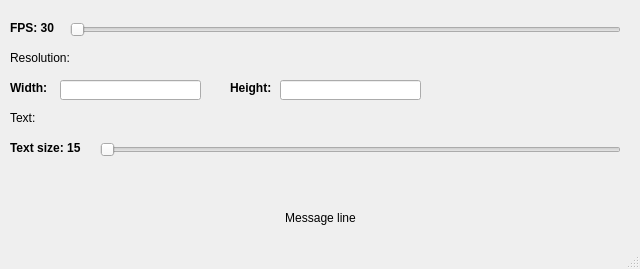
<?xml version="1.0" encoding="UTF-8"?>
<ui version="4.0">
 <class>MainWindow</class>
 <widget class="QMainWindow" name="MainWindow">
  <property name="geometry">
   <rect>
    <x>0</x>
    <y>0</y>
    <width>640</width>
    <height>269</height>
   </rect>
  </property>
  <property name="windowTitle">
   <string>MainWindow</string>
  </property>
  <widget class="QWidget" name="centralwidget">
   <widget class="QSlider" name="fps">
    <property name="geometry">
     <rect>
      <x>70</x>
      <y>20</y>
      <width>551</width>
      <height>20</height>
     </rect>
    </property>
    <property name="orientation">
     <enum>Qt::Horizontal</enum>
    </property>
   </widget>
   <widget class="QLabel" name="fps_label">
    <property name="geometry">
     <rect>
      <x>10</x>
      <y>20</y>
      <width>61</width>
      <height>16</height>
     </rect>
    </property>
    <property name="font">
     <font>
      <weight>75</weight>
      <bold>true</bold>
     </font>
    </property>
    <property name="text">
     <string>FPS: 30</string>
    </property>
   </widget>
   <widget class="QLabel" name="resolution_header">
    <property name="geometry">
     <rect>
      <x>10</x>
      <y>50</y>
      <width>61</width>
      <height>16</height>
     </rect>
    </property>
    <property name="font">
     <font>
      <italic>false</italic>
      <underline>false</underline>
     </font>
    </property>
    <property name="text">
     <string>Resolution:</string>
    </property>
   </widget>
   <widget class="QLabel" name="width_label">
    <property name="geometry">
     <rect>
      <x>10</x>
      <y>80</y>
      <width>41</width>
      <height>16</height>
     </rect>
    </property>
    <property name="font">
     <font>
      <weight>75</weight>
      <italic>false</italic>
      <bold>true</bold>
      <underline>false</underline>
     </font>
    </property>
    <property name="text">
     <string>Width:</string>
    </property>
   </widget>
   <widget class="QLineEdit" name="width">
    <property name="geometry">
     <rect>
      <x>60</x>
      <y>80</y>
      <width>141</width>
      <height>20</height>
     </rect>
    </property>
   </widget>
   <widget class="QLabel" name="height_label">
    <property name="geometry">
     <rect>
      <x>230</x>
      <y>80</y>
      <width>41</width>
      <height>16</height>
     </rect>
    </property>
    <property name="font">
     <font>
      <weight>75</weight>
      <italic>false</italic>
      <bold>true</bold>
      <underline>false</underline>
     </font>
    </property>
    <property name="text">
     <string>Height:</string>
    </property>
   </widget>
   <widget class="QLineEdit" name="height">
    <property name="geometry">
     <rect>
      <x>280</x>
      <y>80</y>
      <width>141</width>
      <height>20</height>
     </rect>
    </property>
   </widget>
   <widget class="QLabel" name="text_header">
    <property name="geometry">
     <rect>
      <x>10</x>
      <y>110</y>
      <width>61</width>
      <height>16</height>
     </rect>
    </property>
    <property name="font">
     <font>
      <italic>false</italic>
      <underline>false</underline>
     </font>
    </property>
    <property name="text">
     <string>Text:</string>
    </property>
   </widget>
   <widget class="QLabel" name="text_label">
    <property name="geometry">
     <rect>
      <x>10</x>
      <y>140</y>
      <width>81</width>
      <height>16</height>
     </rect>
    </property>
    <property name="font">
     <font>
      <weight>75</weight>
      <bold>true</bold>
     </font>
    </property>
    <property name="text">
     <string>Text size: 15</string>
    </property>
   </widget>
   <widget class="QSlider" name="text">
    <property name="geometry">
     <rect>
      <x>100</x>
      <y>140</y>
      <width>521</width>
      <height>20</height>
     </rect>
    </property>
    <property name="orientation">
     <enum>Qt::Horizontal</enum>
    </property>
   </widget>
   <widget class="QLabel" name="message_label">
    <property name="geometry">
     <rect>
      <x>10</x>
      <y>210</y>
      <width>621</width>
      <height>16</height>
     </rect>
    </property>
    <property name="layoutDirection">
     <enum>Qt::LeftToRight</enum>
    </property>
    <property name="text">
     <string>Message line</string>
    </property>
    <property name="alignment">
     <set>Qt::AlignCenter</set>
    </property>
   </widget>
  </widget>
  <widget class="QMenuBar" name="menubar">
   <property name="geometry">
    <rect>
     <x>0</x>
     <y>0</y>
     <width>640</width>
     <height>21</height>
    </rect>
   </property>
  </widget>
  <widget class="QStatusBar" name="statusbar"/>
 </widget>
 <resources/>
 <connections/>
</ui>
